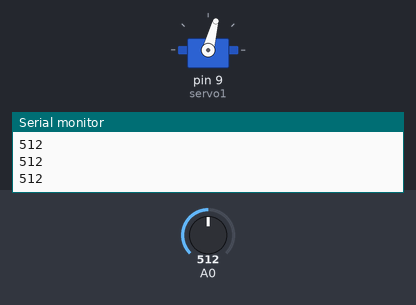
Recording of a sketch running on a simulated Arduino Uno, built with avr-gcc and run on an emulated ATmega328P. Parts: servo, the last lines printed to the serial monitor. The inputs (shaded band) are chosen by the test bench; at power-on: A0 = 512.

Above: at 1.2 s.
1.3 s: A0 set to 884
2.8 s: A0 set to 913
At 3.1 s:
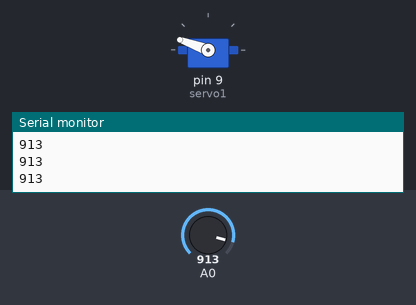
4.3 s: A0 set to 900
At 5.4 s:
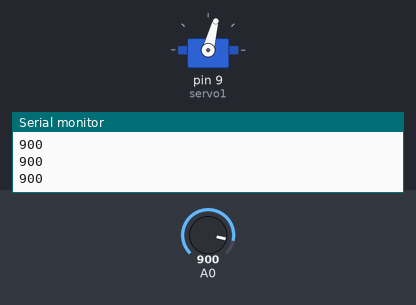
5.8 s: A0 set to 1023
At 6.7 s:
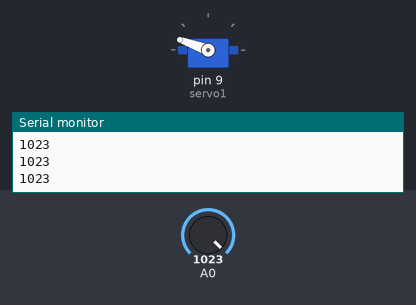
Timing chart, 0 to 8.3 s (numbered marks = the images above; inputs shaded):
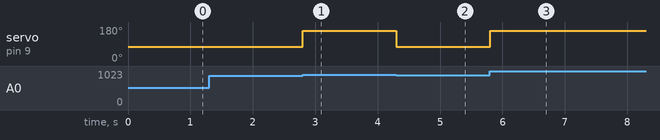

Measured:
- the behaviour switches between 900 and 901 on A0 (found by bisection; images 0 and 1)
- after the input at 2.8 s, servo on pin 9 (servo1): 75° → 160° at once
- after the input at 4.3 s, servo on pin 9 (servo1): 160° → 75° at once
- after the input at 5.8 s, servo on pin 9 (servo1): 75° → 160° at once

The sketch:

sketch_may11a_copy.ino
```cpp
// Drone Drop LightSwitch
// Timo Wielink 2019


//include the servo library

#include <Servo.h>

Servo servo1;

//create a servo object called servo1 ;

void setup() {
  // Attach Servo to physical port on Arduino
  Serial.begin(9600);
  servo1.attach(9);

}

void loop() {

  int lightValue = analogRead(A0);


  // The values are bases on the light input
  // Chnage the value 500 to the Minimum Lightinput it has
 if (lightValue > 900) {
servo1.write(160);
} else {
servo1.write(75);
}


  //lightValue = map (lightValue, 0, 500, 0, 180);

  // give the values to the servo
  // servo1.write (lightValue);
  Serial.println(lightValue);

}
```
